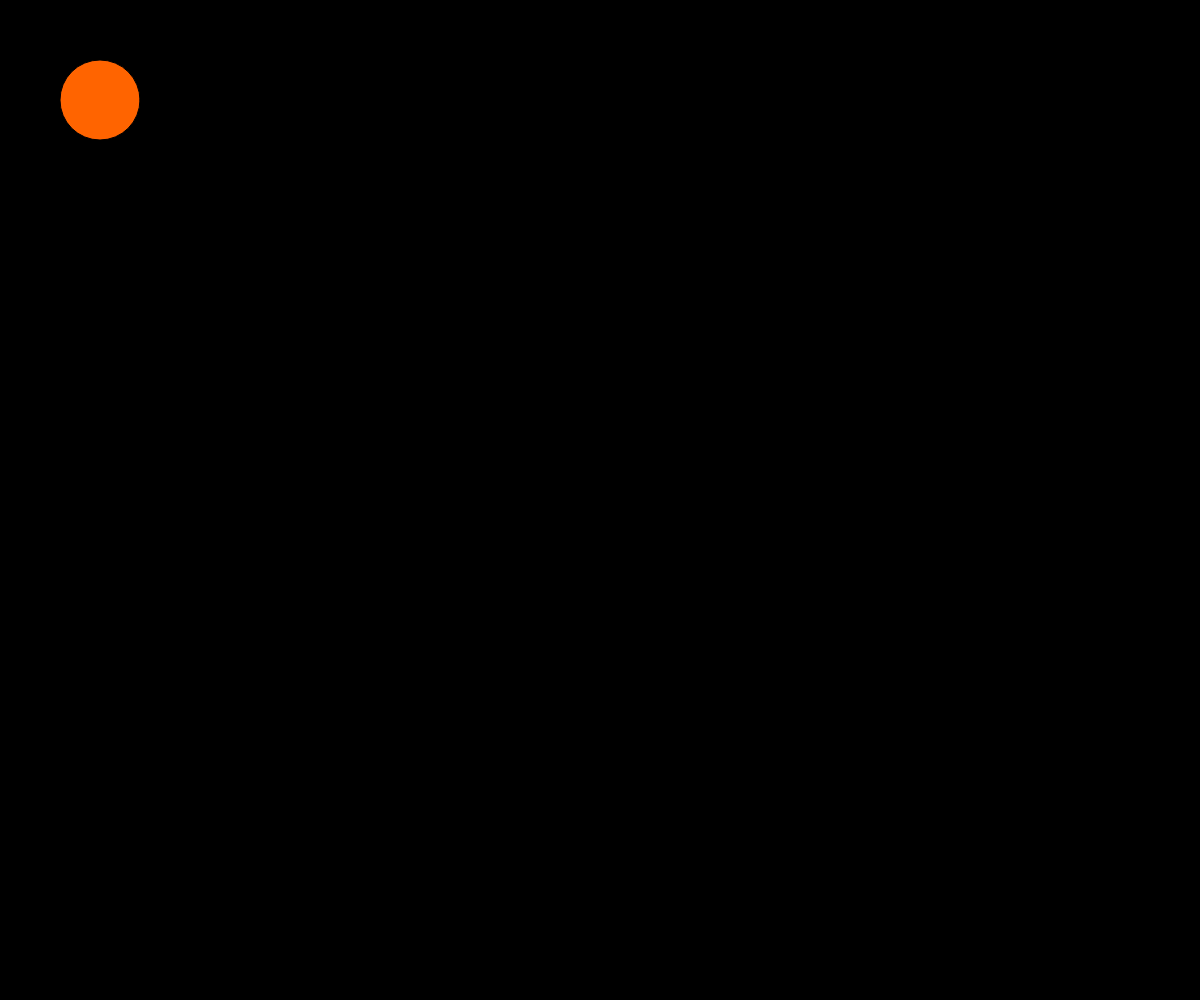
Frame 1 (no input)
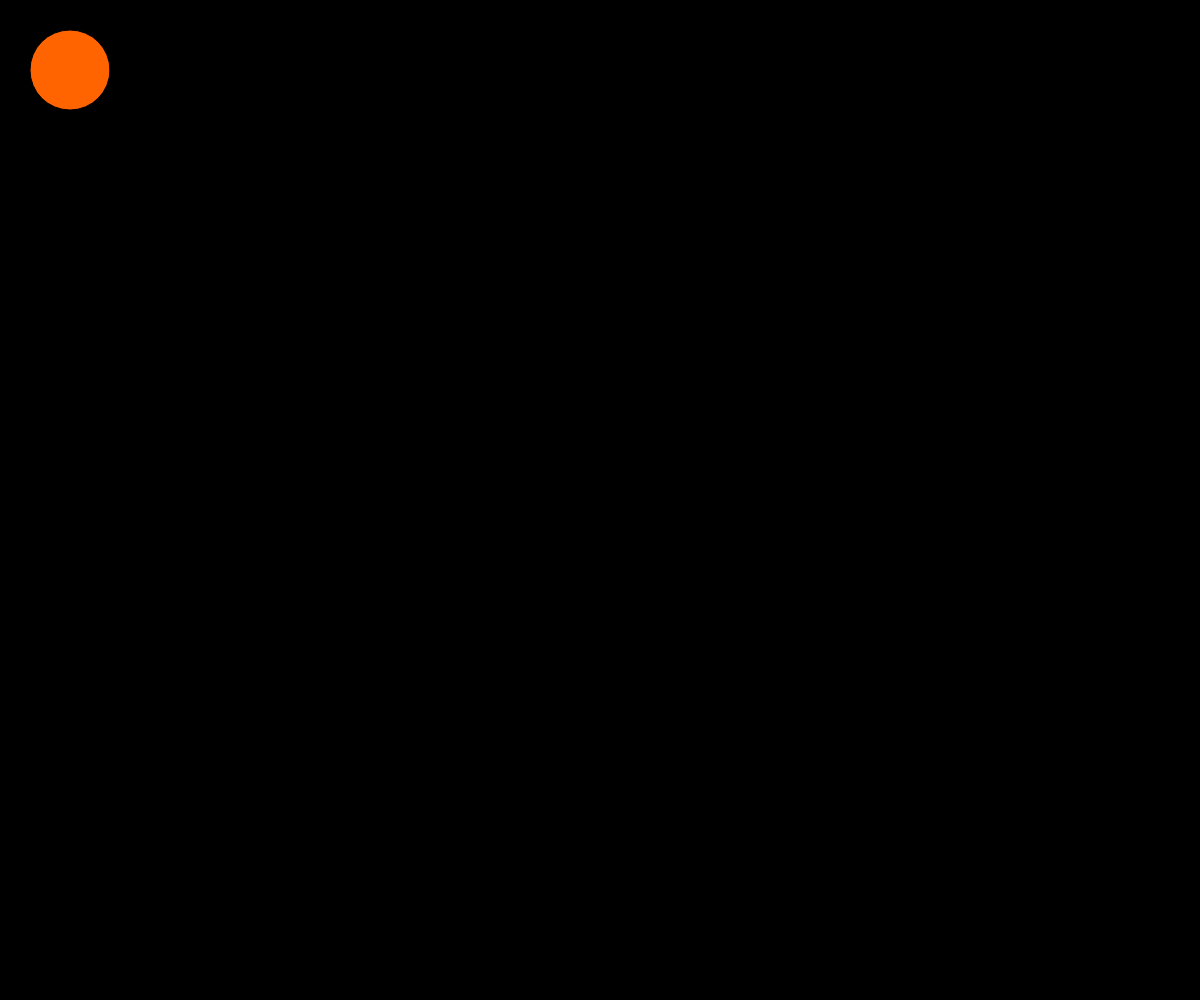
Frame 60 (no input)
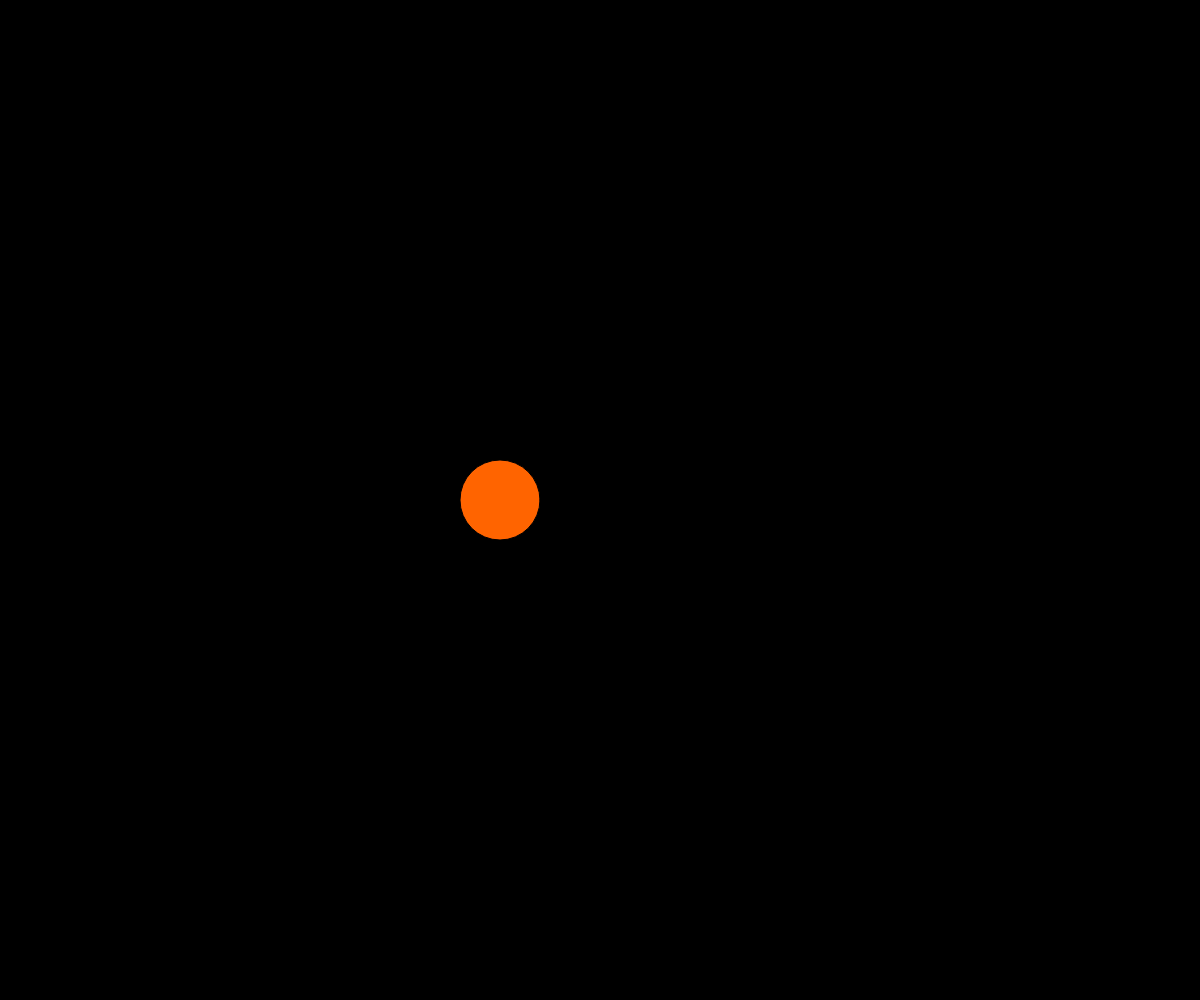
Frame 120 (the mouse pressed at the canvas centre since frame 60)

The p5.js sketch that drew these frames (run headless with seeded random() and noise() and a simulated clock; from frame 60 on, the mouse is pressed at the canvas centre):

// p5.js sketch
// ── sketch.js
let spiderSize;

let posX = 100;
let posY = 100;

function setup() {
  createCanvas(windowWidth, windowHeight);
  spiderSize = random(30, 100);
}

function draw() {
  background(0);

  fill(255, 100, 0);
  circle(posX, posY, spiderSize);

  let d = dist(posX, posY, mouseX, mouseY);
  /////////
  if (d > 100) {

    //horizontal movement
    if (posX < mouseX) {
      posX += 10;
    } else {
      posX -= 10;
    }

    //vertical movement
    if (posY < mouseY) {
      posY += 10;
    } else {
      posY -= 10;
    }

  }
  //////////
}

// ── style.css
html, body {
  margin:0px;
  padding: 0;
  background-color: rgb(26, 26, 26);
  display: grid;
  /* overflow: hidden; */
}

canvas {
  display: block;
}
